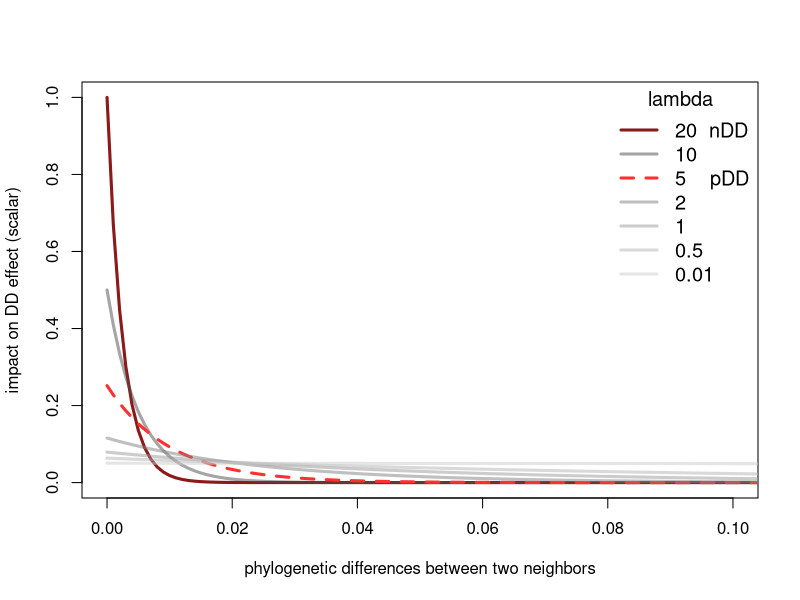

This chart was generated by the following R code:
kernel <- function(x, lambda = 1, factor = 20) {
  norm_factor <- lambda / (1 - exp(-lambda))
  return((norm_factor * exp(-lambda * x * factor)) / 20)
}

# Second plot - remove xlab since we'll add it globally

lambda_values <- c(20, 10, 5, 2, 1, 0.5, 0.01)
x_vals <- seq(0, 0.2, 0.001)
lty_val <- c(1,1,2,1,1,1,1)

# Output PDF
pdf(paste0(root, "local/figures/plot_sr-params/expKernel.pdf"),
    width = 6, height = 6, onefile = TRUE, useDingbats = FALSE)

# Plot
plot(x_vals, rep(0, length(x_vals)), 
     type = "n", 
     xlab = "phylogenetic differences between two neighbors",
     ylab = "impact on DD effect (scalar)", 
     xlim = c(0, 0.1), 
     ylim = c(0, 1))

ii <- seq(.2,.8,.1)
cols <- rgb(ii,ii,ii,.5)
cols[1] <- "firebrick4"
cols[3] <- "firebrick1"
for (i in 1:length(lambda_values)) {
  lines(x_vals, kernel(x_vals, lambda = lambda_values[i], factor = 20), 
        col = cols[i], lwd = 3, lty = lty_val[i])
}

legend("topright", title = "lambda",
       legend = paste(lambda_values, c(" nDD", "", "   pDD", "", "", "", "")), 
       col = cols, 
       lty = lty_val, lwd = 3, 
       bty = "n", cex = 1.2)

# Close device to save
dev.off()

